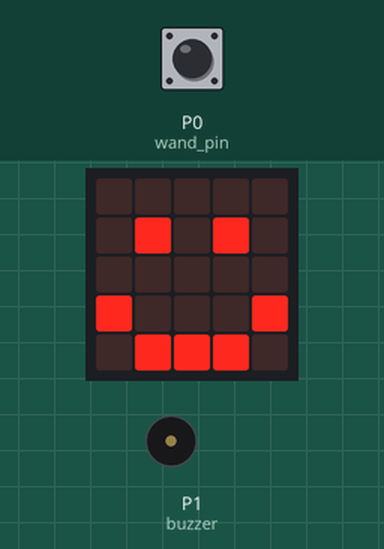
Bench run of a program on a simulated BBC micro:bit running MicroPython. Shown: the board's 5×5 LED display, buzzer (waves = sounding, pin HIGH). The inputs (shaded band) are chosen by the test bench; at power-on: P0 (wand_pin) HIGH.

Above: at 1.2 s.
1.3 s: P0 (wand_pin) pulled LOW for 0.15 s
At 1.4 s:
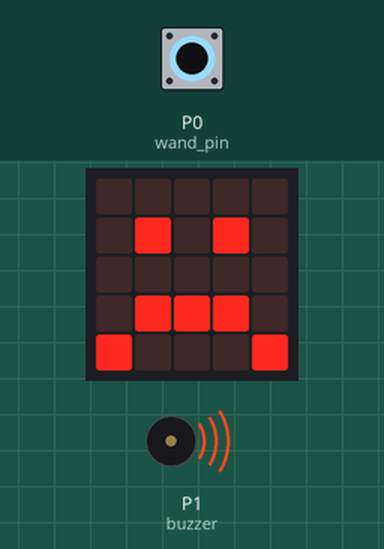
3.0 s: P0 (wand_pin) pulled LOW for 3.2 s
At 7.3 s:
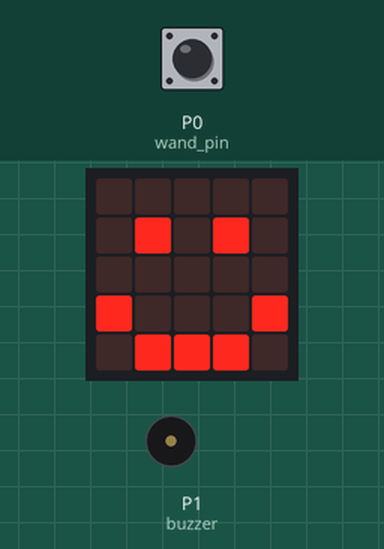
Timing chart, 0 to 8.8 s (numbered marks = the images above; inputs shaded):
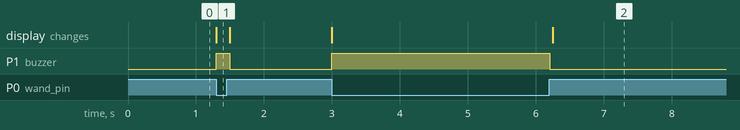

The program:

steadyhandgame_microbit.py
```python
#Microbit Steady Hand Game
from microbit import *
wand_pin = pin0
buzzer = pin1
while True:
    buzzer.write_digital(0)
    display.show(Image.HAPPY)
    if wand_pin.is_touched():
        display.show(Image.SAD)
        buzzer.write_digital(1)
        sleep(100)

        
```

Measured:
- after the input at 1.3 s, P1 (buzzer): LOW → HIGH at once, → LOW 0.20 s later; the display: changes at once (image 1)
- after the input at 3.0 s, P1 (buzzer): LOW → HIGH at once, → LOW 3.2 s later; the display: first changes at once (image 2 shows a later state)
